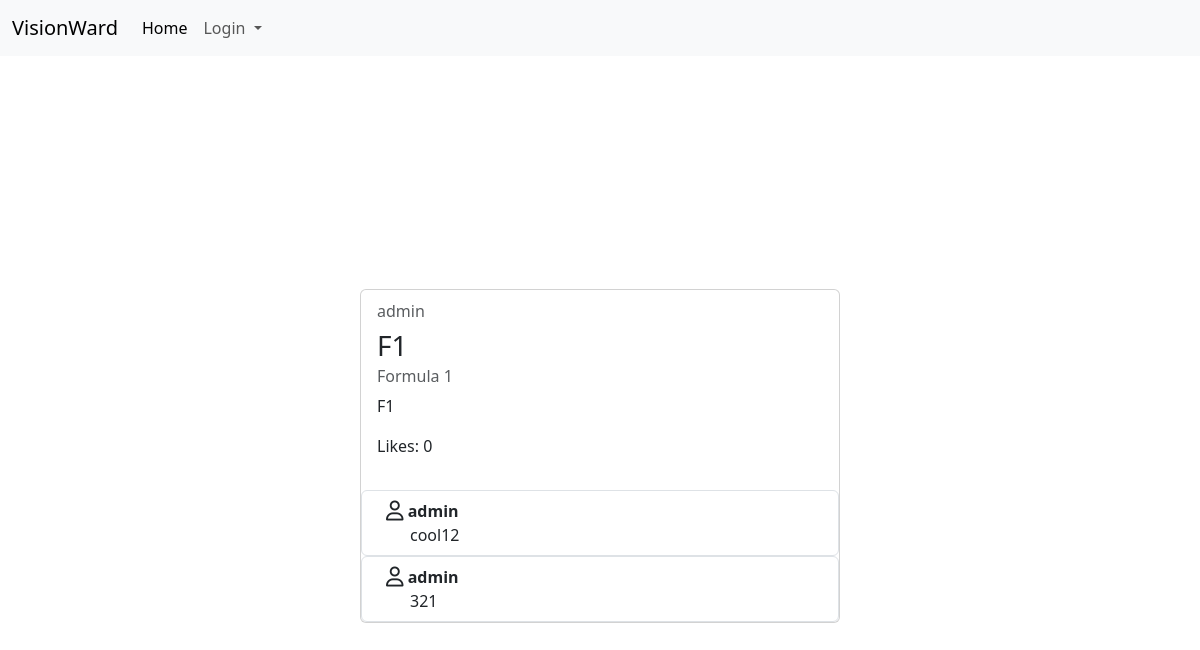
The app's page /post/thread/1/detail/, older data.
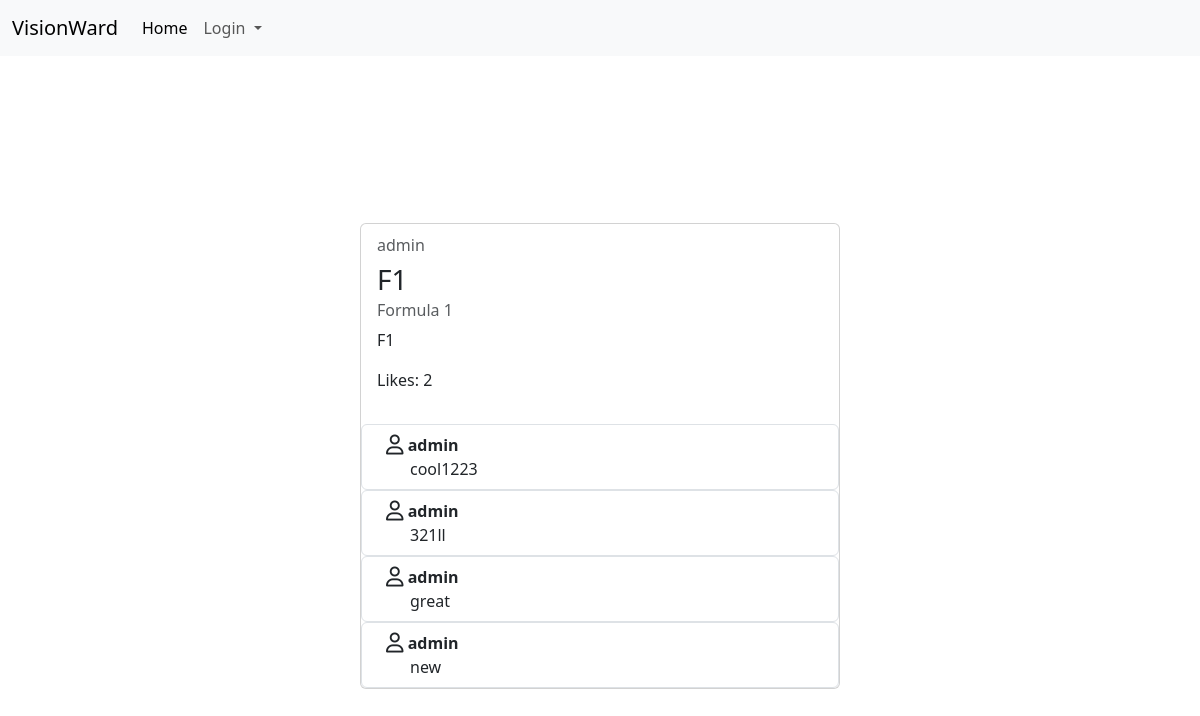
The same page, newer data.
### thread_app/models.py (models this page shows, shortened)
class TimeStampedModel(models.Model):
	created_at = models.DateTimeField(auto_now_add=True)
	updated_at = models.DateTimeField(auto_now=True)
	class Meta:
		abstract = True

class ThreadModel(TimeStampedModel):
	title = models.CharField(max_length=100)
	description = models.TextField(max_length=1000, blank=True, null=True)
	image = models.ImageField(upload_to='photos/%Y/%m/%d/', blank=True, null=True)
	creator = models.ForeignKey(CustomUserAccountModel, on_delete=models.CASCADE)
	category = models.ForeignKey(CategoryModel, on_delete=models.SET_DEFAULT, default=None)
	tags = TaggableManager()
	def like_count(self):
		return self.likes.count()

class CommentModel(TimeStampedModel):
	text = models.TextField(max_length=1000)
	thread_link = models.ForeignKey(ThreadModel, related_name='comment_model', on_delete=models.CASCADE)
	user = models.ForeignKey(CustomUserAccountModel, on_delete=models.CASCADE)

class CategoryModel(models.Model):
	name = models.CharField(max_length=100, unique=True)
	def __str__(self):
		return self.name

### user_app/models.py (models this page shows)
class CustomUserAccountModel(AbstractUser):
	gender_option = (
		('M', 'Male'),
		('F', 'Female'),
	)
	country = models.CharField(max_length=2, choices=COUNTRY_CHOICES, null=True, blank=True)
	gender = models.CharField(max_length=1, choices=gender_option, null=True, blank=True)
	date_of_birth = models.DateField(null=True, blank=True)
	about = models.TextField(max_length=1000, null=True, blank=True)
	joined_date = models.DateTimeField(default=timezone.now)
	is_active = models.BooleanField(default=True)
	def __str__(self):
		return self.username

### thread_app/views.py (the view)
# urls.py: path('thread/<int:pk>/detail/', ThreadDetailView.as_view(), name='thread-detail'),
class ThreadDetailView(DetailView):
	model = ThreadModel
	template_name = 'thread_template/thread_detail.html'
	context_object_name = 'thread'
	def get_context_data(self, **kwargs):
		context = super().get_context_data(**kwargs)
		context['form'] = CommentForm()
		context['comments'] = CommentModel.objects.filter(thread_link=self.object)
		context['user_liked'] = self.request.user in self.object.likes.all()
		return context

### templates/thread_template/thread_detail.html (shortened to what this page needs)
{% extends 'home_page_template/base.html' %} {% block title %}{{ thread.title }}{% endblock %}
{% block content %}
    <div class="container d-flex justify-content-center align-items-center vh-100">
        <div class="card" style="width: 30rem;">
            <div class="card-body">
                <h6 class="card-subtitle mb-2 text-body-secondary">{{ thread.creator }}</h6>
                <h3 class="card-title">{{ thread.title }}</h3>
                <h6 class="card-subtitle mb-2 text-body-secondary">{{ thread.category }}</h6>
                <p class="card-text">{{ thread.description }}</p>
                <p>Likes: <span id="like-count">{{ thread.like_count }}</span></p>
            </div>
            <div>
                {% for comment in comments %}
                    <ol class="list-group">
                        <li class="list-group-item d-flex justify-content-between align-items-start">
                            <div class="ms-2 me-auto">
                                <div class="fw-bold">
                                    <i class="fa-regular fa-user fa-lg"></i> {{ comment.user }}
                                </div>
                                <div class="ms-4">{{ comment.text }}</div>
                            </div>
                        </li>
                    </ol>
                {% endfor %}
            </div>
        </div>
    </div>
{% endblock %}

Row changes from the older to the newer data that the page shows:
computed for ThreadModel "admin": like_count "0" → "2"
changed CommentModel: text "cool12" → "cool1223"
changed CommentModel (number 2 of 4 on the later page): text "321" → "321ll"
added CommentModel: user "admin", text "great"
added CommentModel: user "admin", text "new"
